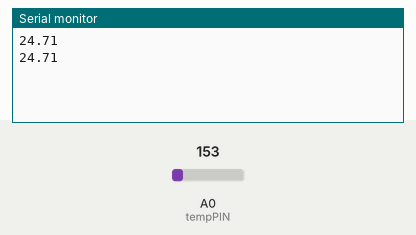
Recording of a sketch running on a simulated Arduino Uno, built with avr-gcc and run on an emulated ATmega328P. Shown: the last lines printed to the serial monitor. The test bench sets the inputs (shaded band); at power-on: A0 (tempPIN) = 153.

Above: at 1.8 s.
1.9 s: A0 (tempPIN) set to 165
At 2.4 s:
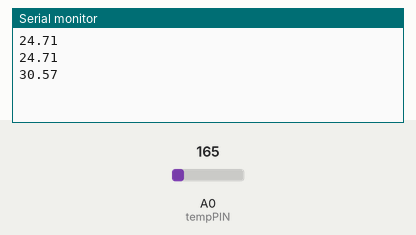
3.4 s: A0 (tempPIN) set to 175
At 4.8 s:
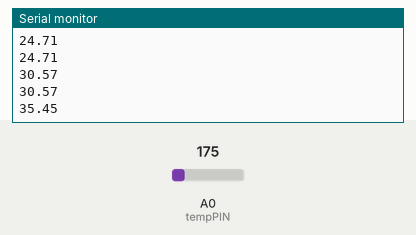
Timing chart, 0 to 6.4 s (numbered marks = the images above; inputs shaded):
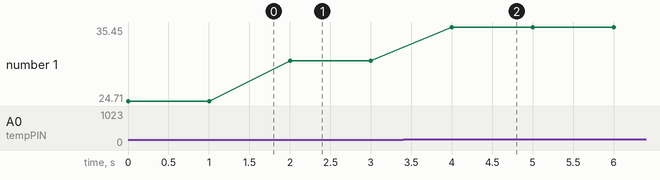

The sketch:

CIRC_10_Temperature.ino
```cpp
/* Jacob Anderson
 *  Jan 20th, 2016
 *  This is a practice scrip to read the temperature from a TMP36 temperature sensor
 */

int tempPIN = A0;

void setup() {
  Serial.begin(9600);

  pinMode(tempPIN, INPUT);

}

void loop() {

  float Temperature = (analogRead(tempPIN) * 5.0 / 1024.0 - 0.5)*100.0;

  Serial.println(Temperature);
  delay(1000);

}
```

Measured:
- after the input at 1.9 s, the serial monitor: prints a new line after 0.10 s (image 1)
- after the input at 3.4 s, the serial monitor: prints a new line after 0.60 s (image 2)
- plotted number 1: 24.71 → 30.57 after the input at 1.9 s, 30.57 → 35.45 after the input at 3.4 s
